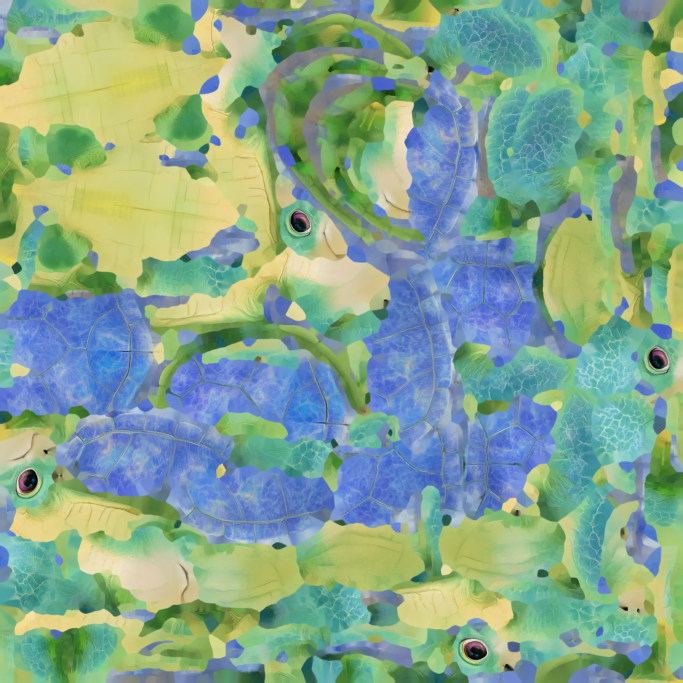
#> input picture work/shelly-reference-rebuild/stage-organic-v1/raw-tex-0.webp, 2048 x 2048 px, given in place of front.png, which was not available (shown at 1/3 size)
$ python make_contact_sheet.py
#> lines starting #> are read from the running program, lines starting #| are printed output that depends on the picture
"""Build a labeled 2x7 color + clay contact sheet from Blender inspect_mesh.py outputs."""
import shutil
from pathlib import Path
from PIL import Image, ImageDraw, ImageFont

STAGE = Path(__file__).resolve().parent
COLOR_DIR = STAGE / "inspect-color"
CLAY_DIR = STAGE / "inspect-clay"
OUT = STAGE / "contact-sheet-7views.png"
BRAIN_COPY = Path("/mnt/c/Users/20750/.gemini/antigravity/brain/d166c57a-61c7-4fac-a88e-e23166d364f3/scratch/shelly-organic-v1-sheet.png")

VIEWS = ["front", "quarter", "game", "side", "other-side", "back", "top"]


def load_font(size):
    for candidate in (
        "/usr/share/fonts/truetype/dejavu/DejaVuSans-Bold.ttf",
        "/usr/share/fonts/truetype/liberation/LiberationSans-Bold.ttf",
    ):
        if Path(candidate).exists():
            return ImageFont.truetype(candidate, size)
    return ImageFont.load_default()


def main():
    tile = 320
    pad = 14
    header_h = 56
    label_h = 30
    cols = len(VIEWS)
    width = pad + cols * (tile + pad)
    height = header_h + 2 * (label_h + tile + pad) + pad
    sheet = Image.new("RGB", (width, height), (242, 246, 247))
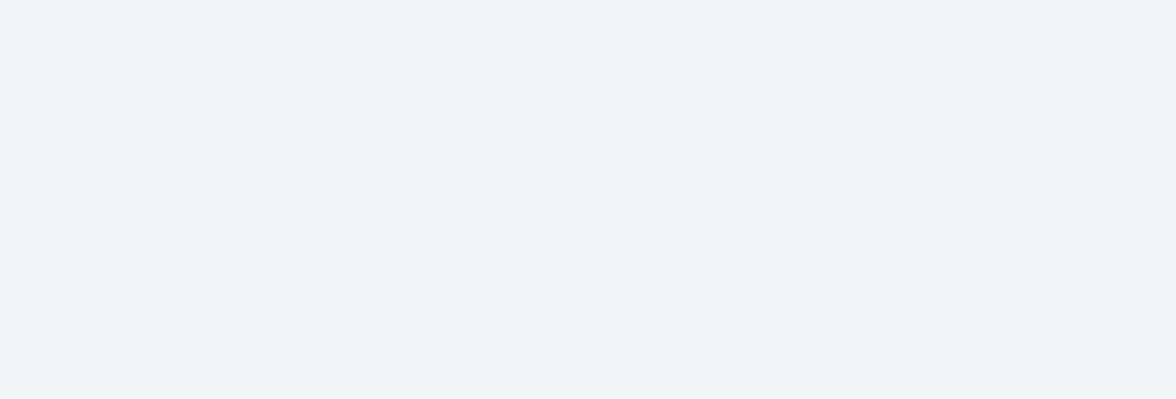
#> sheet: PIL image 2352x798 RGB (shown at 1/2 size); mean R, G, B 242, 246, 247
    draw = ImageDraw.Draw(sheet)

    title_font = load_font(22)
    sub_font = load_font(15)
    label_font = load_font(16)

    draw.text(
        (pad, 12),
        "Shelly stage-organic-v1 (Raw TRELLIS.2, unrigged, offline Blender 4.3.2 Cycles, yaw=0)",
        fill=(24, 46, 56),
        font=title_font,
    )
    draw.text(
        (pad, 38),
        "Top row: textured color renders  |  Bottom row: neutral clay silhouette & topology check",
        fill=(78, 98, 108),
        font=sub_font,
    )

    rows = [
        ("Color", COLOR_DIR, ""),
        ("Clay", CLAY_DIR, "-clay"),
    ]
    for r_idx, (row_tag, folder, suffix) in enumerate(rows):
        y0 = header_h + r_idx * (label_h + tile + pad)
        for c_idx, name in enumerate(VIEWS):
            x0 = pad + c_idx * (tile + pad)
            img_path = folder / f"{name}{suffix}.png"
            img = Image.open(img_path).convert("RGB").resize((tile, tile), Image.Resampling.LANCZOS)
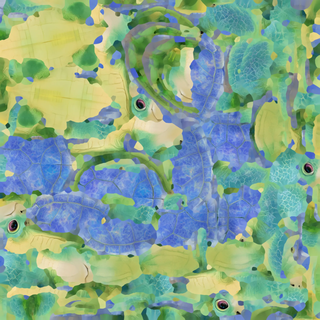
#> img: PIL image 320x320 RGB; mean R, G, B 131.6, 165.9, 142.4
            draw.text((x0 + 4, y0 + 5), f"{name} ({row_tag})", fill=(32, 58, 68), font=label_font)
            sheet.paste(img, (x0, y0 + label_h))
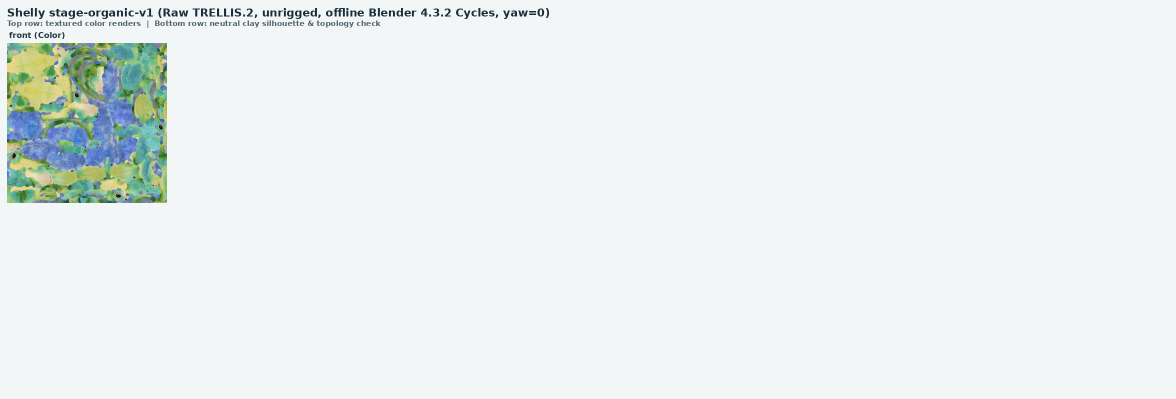
#> sheet: PIL image 2352x798 RGB (shown at 1/2 size); mean R, G, B 234.9, 240.6, 240.4

    sheet.save(OUT, format="PNG", optimize=True)
    BRAIN_COPY.parent.mkdir(parents=True, exist_ok=True)
    shutil.copy2(OUT, BRAIN_COPY)
    print(f"Saved contact sheet: {OUT} ({sheet.size})")
    print(f"Copied to scratch: {BRAIN_COPY}")


if __name__ == "__main__":
#> (the run stopped early here; a loop or call above may not have finished)

$ run again, on work/shelly-reference-rebuild/stage-organic-v1/raw-tex-1.webp
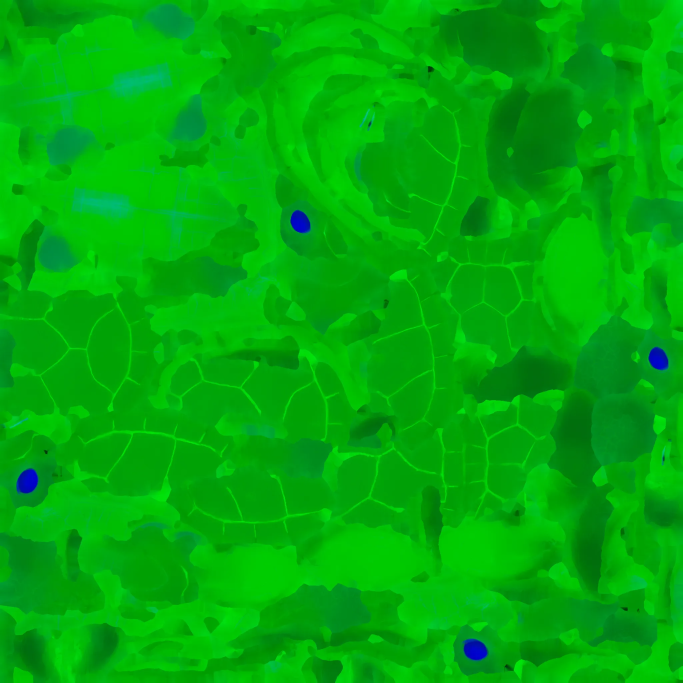
#> input picture work/shelly-reference-rebuild/stage-organic-v1/raw-tex-1.webp, 2048 x 2048 px, given in place of front.png, which was not available (shown at 1/3 size)
#> in main, `img = Image.open(img_path).convert("RGB").resize((tile, tile), Image.R..`:
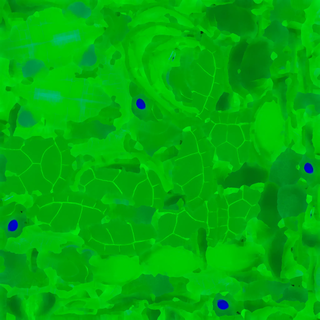
#> img: PIL image 320x320 RGB; mean R, G, B 0.5, 170.8, 10.1
#> in main, `sheet.paste(img, (x0, y0 + label_h))`:
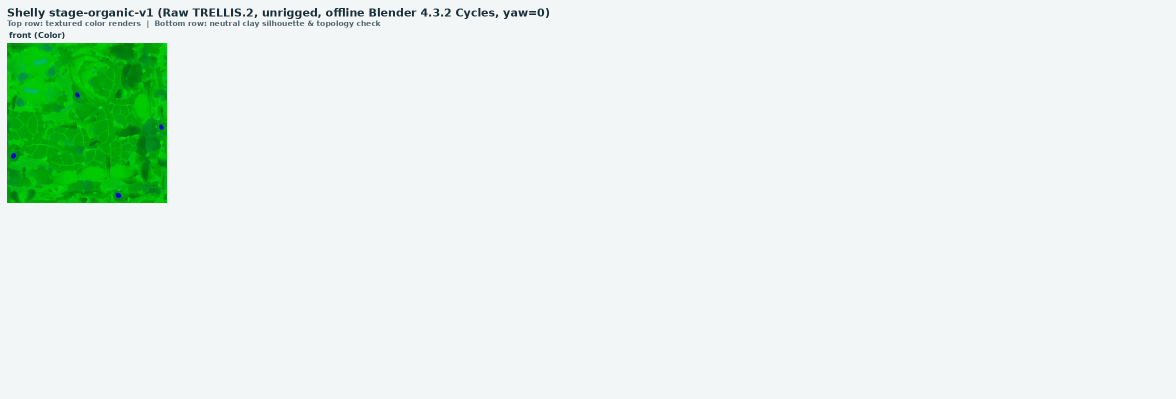
#> sheet: PIL image 2352x798 RGB (shown at 1/2 size); mean R, G, B 227.7, 240.9, 233.1
